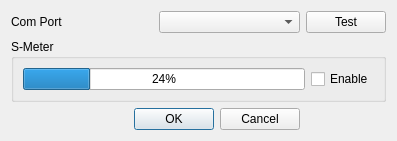
<?xml version="1.0" encoding="UTF-8"?>
<ui version="4.0">
 <class>RigConfigurationDialog</class>
 <widget class="QDialog" name="RigConfigurationDialog">
  <property name="geometry">
   <rect>
    <x>0</x>
    <y>0</y>
    <width>397</width>
    <height>136</height>
   </rect>
  </property>
  <property name="windowTitle">
   <string>Dialog</string>
  </property>
  <layout class="QGridLayout" name="gridLayout">
   <item row="0" column="0">
    <layout class="QHBoxLayout" name="horizontalLayout">
     <item>
      <widget class="QLabel" name="labelPort">
       <property name="text">
        <string>Com Port</string>
       </property>
      </widget>
     </item>
     <item>
      <widget class="QComboBox" name="comboBoxPort"/>
     </item>
    </layout>
   </item>
   <item row="2" column="0" colspan="2">
    <widget class="QGroupBox" name="groupBox_8">
     <property name="title">
      <string>S-Meter</string>
     </property>
     <layout class="QHBoxLayout" name="horizontalLayout_3">
      <item>
       <widget class="QProgressBar" name="ProgrSigStrength">
        <property name="value">
         <number>24</number>
        </property>
       </widget>
      </item>
      <item>
       <widget class="QCheckBox" name="CheckBoxEnableSMeter">
        <property name="text">
         <string>Enable</string>
        </property>
       </widget>
      </item>
     </layout>
    </widget>
   </item>
   <item row="3" column="0">
    <widget class="QDialogButtonBox" name="buttonBox">
     <property name="orientation">
      <enum>Qt::Horizontal</enum>
     </property>
     <property name="standardButtons">
      <set>QDialogButtonBox::Cancel|QDialogButtonBox::Ok</set>
     </property>
    </widget>
   </item>
   <item row="0" column="1">
    <widget class="QPushButton" name="pushButtonTestRig">
     <property name="text">
      <string>Test</string>
     </property>
    </widget>
   </item>
  </layout>
 </widget>
 <resources/>
 <connections>
  <connection>
   <sender>buttonBox</sender>
   <signal>accepted()</signal>
   <receiver>RigConfigurationDialog</receiver>
   <slot>accept()</slot>
   <hints>
    <hint type="sourcelabel">
     <x>248</x>
     <y>254</y>
    </hint>
    <hint type="destinationlabel">
     <x>157</x>
     <y>274</y>
    </hint>
   </hints>
  </connection>
  <connection>
   <sender>buttonBox</sender>
   <signal>rejected()</signal>
   <receiver>RigConfigurationDialog</receiver>
   <slot>reject()</slot>
   <hints>
    <hint type="sourcelabel">
     <x>316</x>
     <y>260</y>
    </hint>
    <hint type="destinationlabel">
     <x>286</x>
     <y>274</y>
    </hint>
   </hints>
  </connection>
 </connections>
</ui>
